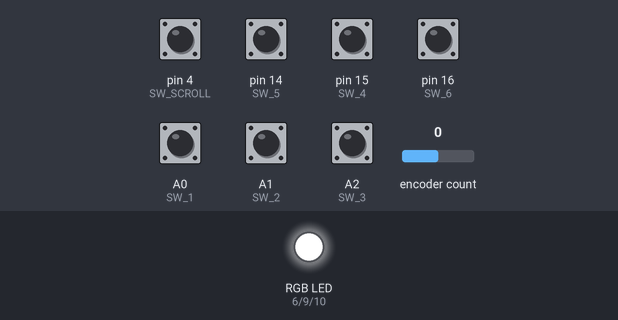
A sketch run on a simulated Arduino Leonardo, built with avr-gcc and run on an emulated ATmega32U4. Shown: an RGB LED mixed from three pins (HIGH = lit). Inputs (shaded band) come from the test bench; at power-on: A0 (SW_1), A1 (SW_2), A2 (SW_3), pin 4 (SW_SCROLL), pin 14 (SW_5), pin 15 (SW_4), pin 16 (SW_6) HIGH, encoder count 0. Dim RGB values are drawn brighter than linear; random numbers use the default seed unless the sketch sets one; USB keyboard and mouse output is not drawn; pins used as bus, display or sensor lines are not drawn.

Above: at 0.05 s.
At 0.8 s:
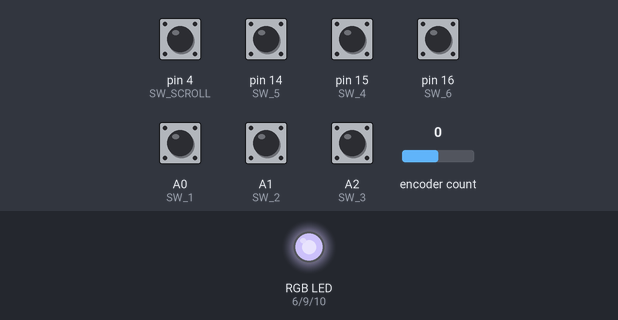
At 3.2 s:
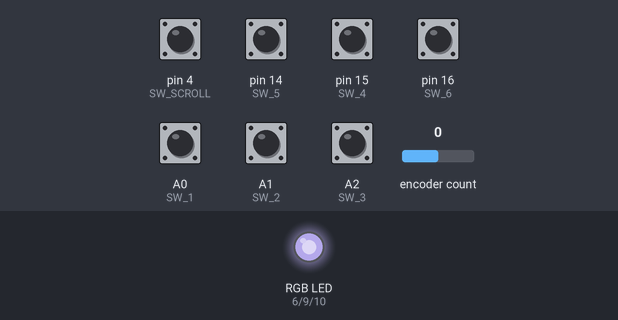
At 6.4 s:
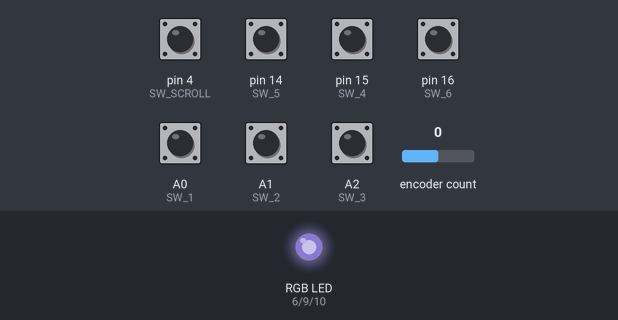
At 9.55 s:
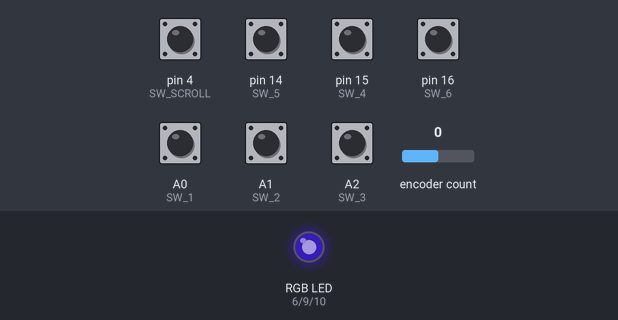
At 12.75 s:
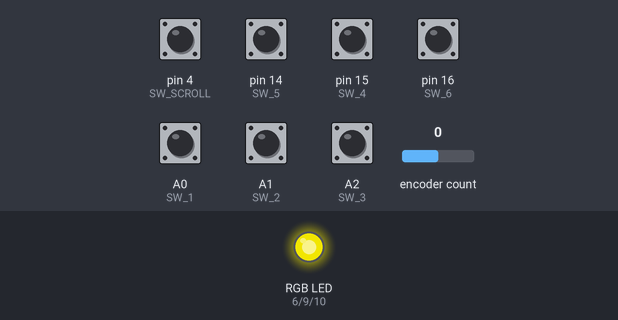
Timing chart, 0 to 16.6 s (numbered marks = the images above):
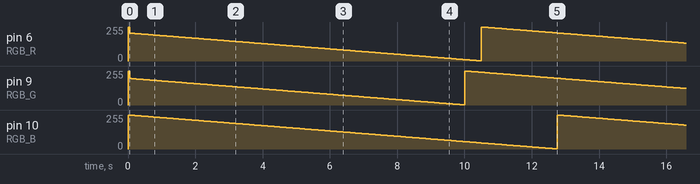

The sketch:

Macro_Keyboard.ino
```cpp
// Include Libraries
#include <Keyboard.h>
#include <Mouse.h>
#include <Encoder.h>

// Switches
#define SW_1 A0
#define SW_2 A1
#define SW_3 A2
#define SW_4 15
#define SW_5 14
#define SW_6 16
#define SW_MODE 5
#define SW_SCROLL 4

// Encoder
#define ENCODER_A 3
#define ENCODER_B 2

// Bi-color LED
#define BICOLOR_R 7
#define BICOLOR_G 8

// RGB LED
#define RGB_R 6
#define RGB_G 9
#define RGB_B 10

// Threads
#define THREAD1 200
#define THREAD2 50
uint32_t thread1 = 0, thread2 = 0;

// User-defined class
Encoder scroll(ENCODER_A, ENCODER_B);

// User variables
int press_flag = 0;  // Flag to debounce button presses
int count = 0;       // Counter for debouncing
int scroll_val = 1;  // Initial scroll value
int rled_val = 0, gled_val = 0, bled_val = 0; // Initial RGB LED intensities
int32_t value = 0, new_value = 0;  // Encoder values

// User functions
/**
 * @brief Updates RGB LED colors.
 *
 * This function sets the RGB LED colors based on the provided values.
 *
 * @param rled Red LED intensity.
 * @param gled Green LED intensity.
 * @param bled Blue LED intensity.
 */
void rgb_update(int rled, int gled, int bled) {
  analogWrite(RGB_R, rled);
  analogWrite(RGB_G, gled);
  analogWrite(RGB_B, bled);
}

/**
 * @brief Setup function called once at the beginning.
 *
 * This function initializes the necessary configurations, pins, and variables.
 */
void setup() {
  // Initialize Keyboard and Mouse
  Keyboard.begin();
  Mouse.begin();

  // Setup Inputs
  pinMode(SW_1, INPUT_PULLUP);
  pinMode(SW_2, INPUT_PULLUP);
  pinMode(SW_3, INPUT_PULLUP);
  pinMode(SW_4, INPUT_PULLUP);
  pinMode(SW_5, INPUT_PULLUP);
  pinMode(SW_6, INPUT_PULLUP);
  pinMode(SW_MODE, INPUT_PULLUP);
  pinMode(SW_SCROLL, INPUT_PULLUP);
  pinMode(ENCODER_A, INPUT_PULLUP);
  pinMode(ENCODER_B, INPUT_PULLUP);

  // Setup Outputs
  pinMode(BICOLOR_G, OUTPUT);
  pinMode(BICOLOR_R, OUTPUT);
  pinMode(RGB_B, OUTPUT);
  pinMode(RGB_G, OUTPUT);
  pinMode(RGB_R, OUTPUT);

  // Set initial RGB LED color to white
  rgb_update(255, 255, 255);

  // Set Bicolor LED to green
  digitalWrite(BICOLOR_R, 0);
  digitalWrite(BICOLOR_G, 1);

  randomSeed(analogRead(A3));

  // Initialize random RGB LED intensities
  rled_val = random(255);
  gled_val = random(255);
  bled_val = random(255);
}

/**
 * @brief Main loop function.
 *
 * This function is executed continuously after setup.
 * It handles button presses, mouse scrolling, and RGB LED updates.
 */
void loop() {
  // Check for button presses
  if (millis() - thread1 >= THREAD1 && press_flag == 0) {
    thread1 = millis();

    // Handle different button presses
    if (digitalRead(SW_3) == 0) {
      Keyboard.press(KEY_LEFT_CTRL);
      Keyboard.press('c');
      press_flag = 1;
    } else if (digitalRead(SW_6) == 0) {
      Keyboard.press(KEY_LEFT_CTRL);
      Keyboard.press('v');
      press_flag = 1;
    } else if (digitalRead(SW_2) == 0) {
      Keyboard.press(KEY_LEFT_CTRL);
      Keyboard.press('z');
      press_flag = 1;
    } else if (digitalRead(SW_5) == 0) {
      Keyboard.press(KEY_LEFT_GUI);
      Keyboard.press(KEY_TAB);
      press_flag = 1;
    } else if (digitalRead(SW_1) == 0) {
      Keyboard.press(KEY_LEFT_GUI);
      Keyboard.press(KEY_LEFT_CTRL);
      Keyboard.press(KEY_LEFT_ARROW);
      press_flag = 1;
    } else if (digitalRead(SW_4) == 0) {
      Keyboard.press(KEY_LEFT_GUI);
      Keyboard.press(KEY_LEFT_CTRL);
      Keyboard.press(KEY_RIGHT_ARROW);
      press_flag = 1;
    } else if (digitalRead(SW_SCROLL) == 0) {
      // Toggle scroll value and LED colors
      if (scroll_val == 1) {
        scroll_val = 8;
        digitalWrite(BICOLOR_R, 1);
        digitalWrite(BICOLOR_G, 0);
      } else {
        scroll_val = 1;
        digitalWrite(BICOLOR_R, 0);
        digitalWrite(BICOLOR_G, 1);
      }
      press_flag = 10; // Debounce
    }
  }

  // Continuous actions
  if (millis() - thread2 >= THREAD2) {
    thread2 = millis();

    // Read encoder value for mouse scrolling
    value = scroll.read();

    // Check for changes in encoder value and move the mouse accordingly
    if (value != new_value) {
      if (value > new_value) {
        Mouse.move(0, 0, scroll_val);
      } else {
        Mouse.move(0, 0, -scroll_val);
      }
      new_value = value;
    }

    // Release keys if they were pressed
    if (press_flag == 1) {
      press_flag = 10; // Debounce
      Keyboard.releaseAll();
    }

    // Debounce button press
    if (press_flag > 0 && count++ >= 15) {
      press_flag = 0;
      count = 0;
    }

    // Update RGB LED colors with a fading effect
    rgb_update(rled_val--, gled_val--, bled_val--);
    if (rled_val == 0)
      rled_val = 255;
    if (gled_val == 0)
      gled_val = 255;
    if (bled_val == 0)
      bled_val = 255;
  }
}
```

Measured:
- by itself, pin 6 (RGB_R), pin 9 (RGB_G), pin 10 (RGB_B): ramps from 255/255 to 1/255 and jumps back, once every 12.8 s
